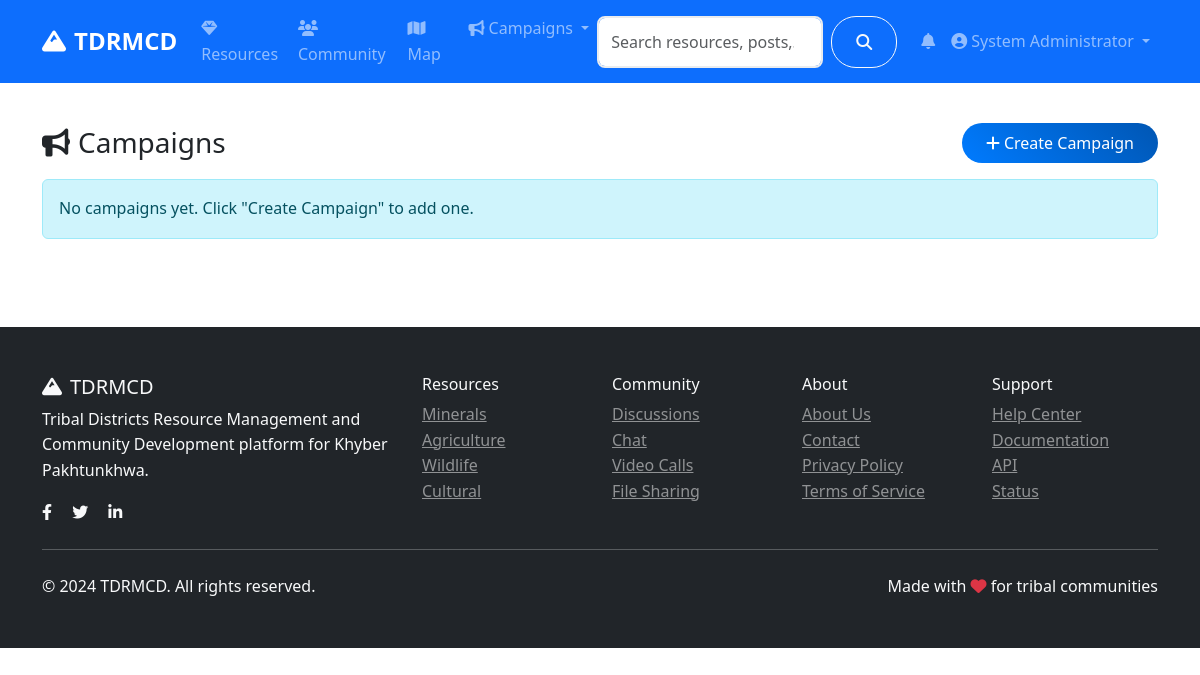
/admin/campaigns (signed in), run on an earlier commit of the app's database.
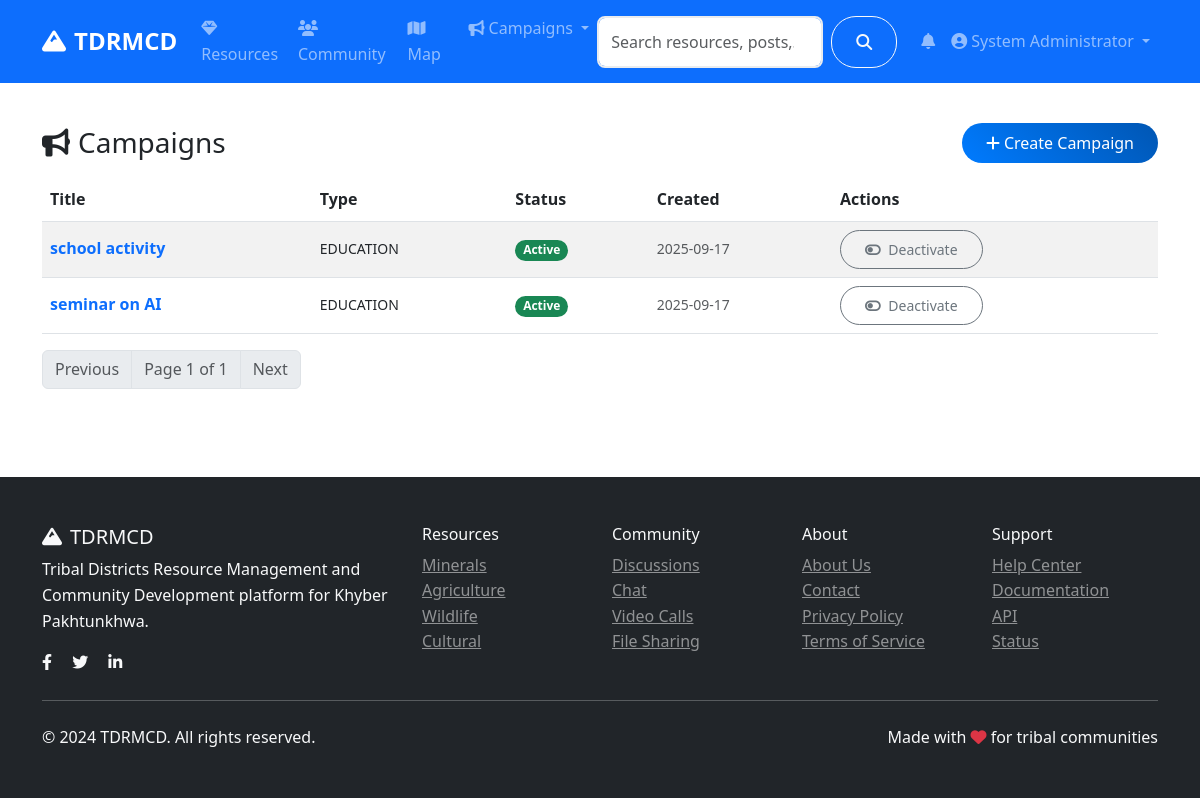
And on a later commit of the database.
### models.py (models this page shows, shortened)
class User(UserMixin, db.Model):
    id = db.Column(db.Integer, primary_key=True)
    username = db.Column(db.String(80), unique=True, nullable=False)
    email = db.Column(db.String(120), unique=True, nullable=False)
    password_hash = db.Column(db.String(120), nullable=False)
    first_name = db.Column(db.String(50), nullable=False)
    last_name = db.Column(db.String(50), nullable=False)
    role = db.Column(db.String(20), default='user')  # user, admin, researcher
    location = db.Column(db.String(100))
    bio = db.Column(db.Text)
    avatar = db.Column(db.String(200), default='default.jpg')
    is_active = db.Column(db.Boolean, default=True)
    created_at = db.Column(db.DateTime, default=datetime.utcnow)
    last_seen = db.Column(db.DateTime, default=datetime.utcnow)
    resources = db.relationship('Resource', backref='author', lazy='dynamic')
    posts = db.relationship('CommunityPost', backref='author', lazy='dynamic')
    chat_messages = db.relationship('ChatMessage', backref='sender', lazy='dynamic')
    file_submissions = db.relationship(
        'FileSubmission',
        foreign_keys='FileSubmission.submitter_id',
        backref='submitter',
        lazy='dynamic'
    )
    reviewed_submissions = db.relationship(
        'FileSubmission',
        foreign_keys='FileSubmission.reviewed_by',
        backref='reviewer_user',
        lazy='dynamic'
    )
    notifications = db.relationship('Notification', backref='user', lazy='dynamic')
    def get_full_name(self):
        return f"{self.first_name} {self.last_name}"
    def is_admin(self):
        return self.role == 'admin'

class Campaign(db.Model):
    id = db.Column(db.Integer, primary_key=True)
    title = db.Column(db.String(200), nullable=False)
    description = db.Column(db.Text, nullable=False)
    content = db.Column(db.Text, nullable=False)
    campaign_type = db.Column(db.String(50), nullable=False)  # education, health, sustainability
    target_audience = db.Column(db.String(100))
    image_url = db.Column(db.String(200))
    video_url = db.Column(db.String(200))
    is_active = db.Column(db.Boolean, default=True)
    start_date = db.Column(db.DateTime)
    end_date = db.Column(db.DateTime)
    created_by = db.Column(db.Integer, db.ForeignKey('user.id'), nullable=False)
    created_at = db.Column(db.DateTime, default=datetime.utcnow)
    updated_at = db.Column(db.DateTime, default=datetime.utcnow, onupdate=datetime.utcnow)
    creator = db.relationship('User', backref='campaigns')

### routes/admin.py (the view)
@admin_bp.route('/campaigns')
@login_required
@admin_required
def campaigns():
    page = request.args.get('page', 1, type=int)
    campaigns = Campaign.query.order_by(Campaign.created_at.desc()).paginate(
        page=page, per_page=20, error_out=False
    )
    return render_template('admin/campaigns.html', campaigns=campaigns)

### app.py (called while the page is built)
@login_manager.user_loader
def load_user(user_id):
    return User.query.get(int(user_id))

### routes/admin.py (called while the page is built)
def admin_required(f):
    @wraps(f)
    def decorated_function(*args, **kwargs):
        if not current_user.is_authenticated or not current_user.is_admin():
            flash('Access denied. Admin privileges required.', 'error')
            return redirect(url_for('main.index'))
        return f(*args, **kwargs)
    return decorated_function

### templates/admin/campaigns.html (shortened to what this page needs)
{% extends "base.html" %}
{% block content %}
<div class="container py-4">
    <div class="d-flex justify-content-between align-items-center mb-3">
        <h3 class="mb-0"><i class="fas fa-bullhorn me-2"></i>Campaigns</h3>
        <a href="{{ url_for('admin.create_campaign') }}" class="btn btn-primary">
            <i class="fas fa-plus me-1"></i>Create Campaign
        </a>
    </div>
    {% if campaigns and campaigns.items %}
    <div class="table-responsive">
        <table class="table table-striped align-middle">
            <thead>
                <tr>
                    <th>Title</th>
                    <th>Type</th>
                    <th>Status</th>
                    <th>Created</th>
                    <th>Actions</th>
                </tr>
            </thead>
            <tbody>
                {% for c in campaigns.items %}
                <tr>
                    <td class="fw-semibold">
                        <a href="{{ url_for('main.campaign_detail', campaign_id=c.id) }}" class="text-decoration-none">{{ c.title }}</a>
                    </td>
                    <td class="text-uppercase small">{{ c.campaign_type }}</td>
                    <td>
                        <span class="badge bg-{{ 'success' if c.is_active else 'secondary' }}">
                            {{ 'Active' if c.is_active else 'Inactive' }}
                        </span>
                    </td>
                    <td class="small text-muted">{{ c.created_at.strftime('%Y-%m-%d') if c.created_at }}</td>
                    <td>
                        <form action="{{ url_for('admin.toggle_campaign', campaign_id=c.id) }}" method="post" class="d-inline">
                            <button class="btn btn-sm btn-outline-{{ 'secondary' if c.is_active else 'success' }}" type="submit">
                                <i class="fas fa-toggle-{{ 'off' if c.is_active else 'on' }} me-1"></i>
                                {{ 'Deactivate' if c.is_active else 'Activate' }}
                            </button>
                        </form>
                    </td>
                </tr>
                {% endfor %}
            </tbody>
        </table>
    </div>
    <nav aria-label="Pagination">
        <ul class="pagination">
            {% if campaigns.has_prev %}
            <li class="page-item"><a class="page-link" href="{{ url_for('admin.campaigns', page=campaigns.prev_num) }}">Previous</a></li>
            {% else %}
            <li class="page-item disabled"><span class="page-link">Previous</span></li>
            {% endif %}
            <li class="page-item disabled"><span class="page-link">Page {{ campaigns.page }} of {{ campaigns.pages }}</span></li>
            {% if campaigns.has_next %}
            <li class="page-item"><a class="page-link" href="{{ url_for('admin.campaigns', page=campaigns.next_num) }}">Next</a></li>
            {% else %}
            <li class="page-item disabled"><span class="page-link">Next</span></li>
            {% endif %}
        </ul>
    </nav>
    {% else %}
    <div class="alert alert-info">No campaigns yet. Click "Create Campaign" to add one.</div>
    {% endif %}
</div>
{% endblock %}

### templates/base.html (shortened to what this page needs)
<!DOCTYPE html>
<html lang="en">
<head>
    <link href="https://cdn.jsdelivr.net/npm/bootstrap@5.3.0/dist/css/bootstrap.min.css" rel="stylesheet">
    <link rel="stylesheet" href="https://cdnjs.cloudflare.com/ajax/libs/font-awesome/6.4.0/css/all.min.css">
    <link rel="stylesheet" href="https://unpkg.com/leaflet@1.9.4/dist/leaflet.css">
    <link rel="stylesheet" href="{{ url_for('static', filename='css/style.css') }}">
</head>
<body>
    <nav class="navbar navbar-expand-lg navbar-dark bg-primary sticky-top">
        <div class="container">
            <a class="navbar-brand fw-bold" href="{{ url_for('main.index') }}">
                <i class="fas fa-mountain me-2"></i>TDRMCD
            </a>
            <div class="collapse navbar-collapse" id="navbarNav">
                <ul class="navbar-nav me-auto">
                    <li class="nav-item">
                        <a class="nav-link" href="{{ url_for('resources.index') }}">
                            <i class="fas fa-gem me-1"></i>Resources
                        </a>
                    </li>
                    <li class="nav-item">
                        <a class="nav-link" href="{{ url_for('community.index') }}">
                            <i class="fas fa-users me-1"></i>Community
                        </a>
                    </li>
                    <li class="nav-item">
                        <a class="nav-link" href="{{ url_for('main.map_view') }}">
                            <i class="fas fa-map me-1"></i>Map
                        </a>
                    </li>
                    <li class="nav-item dropdown">
                        <a class="nav-link dropdown-toggle" href="#" role="button" data-bs-toggle="dropdown">
                            <i class="fas fa-bullhorn me-1"></i>Campaigns
                        </a>
                    </li>
                </ul>
                <form class="d-flex me-3 search-form no-loading" action="{{ url_for('main.search') }}" method="GET" onsubmit="return TDRMCD.validateSearch(event);">
                    <input class="form-control me-2" type="search" name="q" id="navbar-search" placeholder="Search resources, posts, users..." value="{{ request.args.get('q', '') }}">
                    <button class="btn btn-outline-light" type="submit">
                        <i class="fas fa-search"></i>
                    </button>
                </form>
                <ul class="navbar-nav">
                    {% if current_user.is_authenticated %}
                        <li class="nav-item dropdown">
                            <a class="nav-link" href="#" role="button" data-bs-toggle="dropdown" aria-expanded="false">
                                <span class="position-relative">
                                    <i class="fas fa-bell"></i>
                                </span>
                            </a>
                        </li>
                        <li class="nav-item dropdown">
                            <a class="nav-link dropdown-toggle" href="#" role="button" data-bs-toggle="dropdown">
                                <i class="fas fa-user-circle me-1"></i>{{ current_user.get_full_name() }}
                            </a>
                        </li>
                    {% endif %}
                </ul>
            </div>
        </div>
    </nav>
    <main>
        {% block content %}{% endblock %}
    </main>
    <footer class="bg-dark text-light py-5 mt-5">
        <div class="container">
            <div class="row">
                <div class="col-md-4">
                    <h5><i class="fas fa-mountain me-2"></i>TDRMCD</h5>
                    <p>Tribal Districts Resource Management and Community Development platform for Khyber Pakhtunkhwa.</p>
                    <div class="social-links">
                        <a href="#" class="text-light me-3"><i class="fab fa-facebook-f"></i></a>
                        <a href="#" class="text-light me-3"><i class="fab fa-twitter"></i></a>
                        <a href="#" class="text-light me-3"><i class="fab fa-linkedin-in"></i></a>
                    </div>
                </div>
                <div class="col-md-2">
                    <h6>Resources</h6>
                    <ul class="list-unstyled">
                        <li><a href="{{ url_for('resources.by_category', category='minerals') }}" class="text-light-50">Minerals</a></li>
                        <li><a href="{{ url_for('resources.by_category', category='agriculture') }}" class="text-light-50">Agriculture</a></li>
                        <li><a href="{{ url_for('resources.by_category', category='wildlife') }}" class="text-light-50">Wildlife</a></li>
                        <li><a href="{{ url_for('resources.by_category', category='cultural') }}" class="text-light-50">Cultural</a></li>
                    </ul>
                </div>
                <div class="col-md-2">
                    <h6>Community</h6>
                    <ul class="list-unstyled">
                        <li><a href="{{ url_for('community.index') }}" class="text-light-50">Discussions</a></li>
                        <li><a href="{{ url_for('community.chat') }}" class="text-light-50">Chat</a></li>
                        <li><a href="{{ url_for('community.video_calls') }}" class="text-light-50">Video Calls</a></li>
                        <li><a href="{{ url_for('community.files') }}" class="text-light-50">File Sharing</a></li>
                    </ul>
                </div>
                <div class="col-md-2">
                    <h6>About</h6>
                    <ul class="list-unstyled">
                        <li><a href="{{ url_for('main.about') }}" class="text-light-50">About Us</a></li>
                        <li><a href="{{ url_for('main.contact') }}" class="text-light-50">Contact</a></li>
                        <li><a href="#" class="text-light-50">Privacy Policy</a></li>
                        <li><a href="#" class="text-light-50">Terms of Service</a></li>
                    </ul>
                </div>
                <div class="col-md-2">
                    <h6>Support</h6>
                    <ul class="list-unstyled">
                        <li><a href="#" class="text-light-50">Help Center</a></li>
                        <li><a href="#" class="text-light-50">Documentation</a></li>
                        <li><a href="#" class="text-light-50">API</a></li>
                        <li><a href="#" class="text-light-50">Status</a></li>
                    </ul>
                </div>
            </div>
            <hr class="my-4">
            <div class="row align-items-center">
                <div class="col-md-6">
                    <p class="mb-0">&copy; 2024 TDRMCD. All rights reserved.</p>
                </div>
                <div class="col-md-6 text-md-end">
                    <p class="mb-0">Made with <i class="fas fa-heart text-danger"></i> for tribal communities</p>
                </div>
            </div>
        </div>
    </footer>
</body>
</html>

### static/css/style.css (style rules this page uses)
:root { --primary-color: #007bff; --secondary-color: #6c757d; --success-color: #28a745; --info-color: #17a2b8; --warning-color: #ffc107; --danger-color: #dc3545; --light-color: #f8f9fa; --dark-color: #343a40; }
body { font-family: 'Segoe UI', Tahoma, Geneva, Verdana, sans-serif; line-height: 1.6; }
.navbar-brand { font-size: 1.5rem; font-weight: 700; }
.btn { border-radius: 25px; padding: 0.5rem 1.5rem; font-weight: 500; transition: all 0.3s ease; cursor: pointer; }
.btn-primary { background: linear-gradient(45deg, var(--primary-color), #0056b3); border: none; }
.form-control { border-radius: 8px; border: 2px solid #e9ecef; padding: 0.75rem; transition: all 0.3s ease; }
.badge { font-size: 0.75rem; padding: 0.35em 0.65em; border-radius: 15px; }
.text-light-50 { color: rgba(255, 255, 255, 0.5) !important; }

What changed in the data, as far as the page shows it:
added Campaign: title "school activity", campaign_type "EDUCATION", is_active "Active", created_at "2025-09-17", is_active "Deactivate"
added Campaign: title "seminar on AI", campaign_type "EDUCATION", is_active "Active", created_at "2025-09-17", is_active "Deactivate"
Also different on the page:
{{ campaigns.page }}: (not shown) → "1"
{{ campaigns.pages }}: (not shown) → "1"
text no longer shown: "No campaigns yet. Click \"Create Campaign\" to add one."
text now shown: "Title Type Status Created Actions Previous Page of Next"
